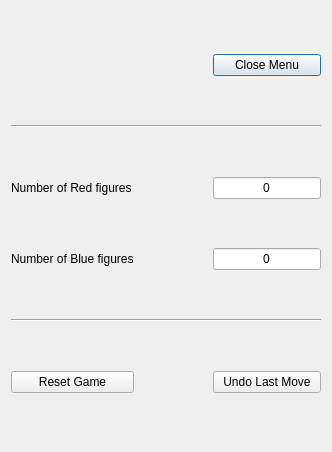
<?xml version="1.0" encoding="UTF-8"?>
<ui version="4.0">
 <class>DialogMenu</class>
 <widget class="QDialog" name="DialogMenu">
  <property name="geometry">
   <rect>
    <x>0</x>
    <y>0</y>
    <width>332</width>
    <height>452</height>
   </rect>
  </property>
  <property name="windowTitle">
   <string>Dialog</string>
  </property>
  <layout class="QGridLayout" name="gridLayout" columnstretch="0,1,0,0" columnminimumwidth="0,2,0,0">
   <item row="0" column="0" colspan="2">
    <spacer name="horizontalSpacer">
     <property name="orientation">
      <enum>Qt::Horizontal</enum>
     </property>
     <property name="sizeHint" stdset="0">
      <size>
       <width>126</width>
       <height>20</height>
      </size>
     </property>
    </spacer>
   </item>
   <item row="0" column="3">
    <widget class="QPushButton" name="menuCloseB">
     <property name="text">
      <string>Close Menu</string>
     </property>
    </widget>
   </item>
   <item row="2" column="0">
    <widget class="QLabel" name="label">
     <property name="text">
      <string>Number of Red figures</string>
     </property>
    </widget>
   </item>
   <item row="2" column="1" colspan="2">
    <spacer name="horizontalSpacer_2">
     <property name="orientation">
      <enum>Qt::Horizontal</enum>
     </property>
     <property name="sizeHint" stdset="0">
      <size>
       <width>57</width>
       <height>20</height>
      </size>
     </property>
    </spacer>
   </item>
   <item row="3" column="0">
    <widget class="QLabel" name="label_2">
     <property name="text">
      <string>Number of Blue figures</string>
     </property>
    </widget>
   </item>
   <item row="3" column="1" colspan="2">
    <spacer name="horizontalSpacer_3">
     <property name="orientation">
      <enum>Qt::Horizontal</enum>
     </property>
     <property name="sizeHint" stdset="0">
      <size>
       <width>57</width>
       <height>20</height>
      </size>
     </property>
    </spacer>
   </item>
   <item row="1" column="0" colspan="4">
    <widget class="Line" name="line">
     <property name="orientation">
      <enum>Qt::Horizontal</enum>
     </property>
    </widget>
   </item>
   <item row="5" column="0" colspan="4">
    <widget class="Line" name="line_2">
     <property name="orientation">
      <enum>Qt::Horizontal</enum>
     </property>
    </widget>
   </item>
   <item row="6" column="3">
    <widget class="QPushButton" name="undoLastMoveB">
     <property name="text">
      <string>Undo Last Move</string>
     </property>
    </widget>
   </item>
   <item row="2" column="3">
    <widget class="QLineEdit" name="numOfRedFigLE">
     <property name="text">
      <string>0</string>
     </property>
     <property name="alignment">
      <set>Qt::AlignCenter</set>
     </property>
     <property name="readOnly">
      <bool>true</bool>
     </property>
    </widget>
   </item>
   <item row="3" column="3">
    <widget class="QLineEdit" name="numOfBlueFigLE">
     <property name="text">
      <string>0</string>
     </property>
     <property name="alignment">
      <set>Qt::AlignCenter</set>
     </property>
     <property name="readOnly">
      <bool>true</bool>
     </property>
    </widget>
   </item>
   <item row="6" column="2">
    <spacer name="horizontalSpacer_4">
     <property name="orientation">
      <enum>Qt::Horizontal</enum>
     </property>
     <property name="sizeHint" stdset="0">
      <size>
       <width>40</width>
       <height>20</height>
      </size>
     </property>
    </spacer>
   </item>
   <item row="6" column="0">
    <widget class="QPushButton" name="resetGameB">
     <property name="text">
      <string>Reset Game</string>
     </property>
    </widget>
   </item>
  </layout>
 </widget>
 <resources/>
 <connections/>
</ui>
